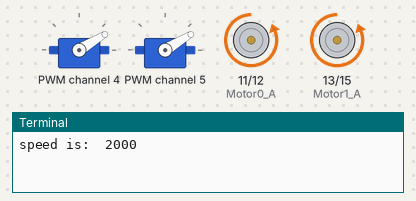
A program run on a simulated Raspberry Pi (header pin numbers). Parts: 2 × servo, motor-driver pin pairs drawn as motors (green arrow = first pin HIGH = forward, orange = second pin HIGH = backward, longer = more drive), the last lines printed to the terminal. System figures (address, load, memory, disk, uptime) are fixed made-up values; servo angles are drawn from the pulse width (0.5 ms = 0°, 2.5 ms = 180°); files that are not in the repository are absent; library files of the repository ran but are not shown: PCA9685.py. At 5.0 s the program stops and its outputs stay as they are.

Above: at 0.1 s.
At 5.1 s:
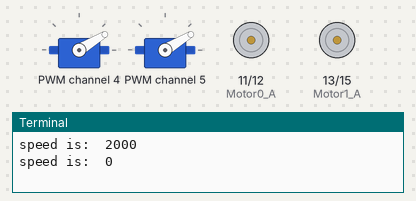
Timing chart, 0 to 6.5 s (numbered marks = the images above):
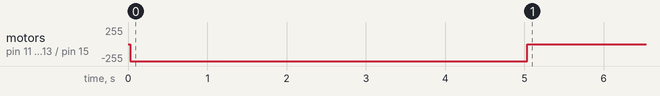

Measured:
- by itself, motor on pin 11 (Motor0_A) / pin 12 (Motor0_B), motor on pin 13 (Motor1_A) / pin 15 (Motor1_B): stopped → backward 255/255 at 0.03 s, → stopped 5.0 s later

The program:

control_motor.py
```python
import RPi.GPIO as GPIO
from time import sleep
import PCA9685 as p
GPIO.setmode(GPIO.BOARD)


# ===========================================================================^M
# Raspberry Pi pin11, 12, 13 and 15 to realize the clockwise/counterclockwise^M
# rotation and forward and backward movements^M
# ===========================================================================^M
Motor0_A = 11  # pin11^M
Motor0_B = 12  # pin12^M
Motor1_A = 13  # pin13^M
Motor1_B = 15  # pin15^M


# ===========================================================================
# Set channel 4 and 5 of the servo driver IC to generate PWM, thus
# controlling the speed of the car
# ===========================================================================
EN_M0    = 4  # servo driver IC CH4
EN_M1    = 5  # servo driver IC CH5

pins = [Motor0_A, Motor0_B, Motor1_A, Motor1_B]

# Adjust the duty cycle of the square waves output from channel 4 and 5 of
# the servo driver IC, so as to control the speed of the car.
# ===========================================================================
def setSpeed(speed):
        speed *= 40
	#speed *= 80
        print ('speed is: ', speed)
        pwm.write(EN_M0, 0, speed)
        pwm.write(EN_M1, 0, speed)

def setup(busnum=None):
        global forward0, forward1, backward1, backward0
        global pwm
        if busnum == None:
                pwm = p.PWM()                  # Initialize the servo controller.
        else:
                pwm = p.PWM(bus_number=busnum) # Initialize the servo controller.

        pwm.frequency = 60
        forward0 = 'True'
        forward1 = 'True'
        GPIO.setwarnings(False)
        GPIO.setmode(GPIO.BOARD)        # Number GPIOs by its physical location
        try:
                for line in open("config"):
                        if line[0:8] == "forward0":
                                forward0 = line[11:-1]
                        if line[0:8] == "forward1":
                                forward1 = line[11:-1]
        except:
                pass
        if forward0 == 'True':
                backward0 = 'False'
        elif forward0 == 'False':
                backward0 = 'True'
        if forward1 == 'True':
                backward1 = 'False'
        elif forward1 == 'False':
                backward1 = 'True'
        for pin in pins:
                GPIO.setup(pin, GPIO.OUT)   # Set all pins' mode as output
        for pin in pins:
                GPIO.output(pin, GPIO.LOW)   # Set all pins' mode as output

# ===========================================================================
# Control the DC motor to make it rotate clockwise, so the car will
# move forward.
# ===========================================================================

def motor0(x):
        if x == 'True':
                GPIO.output(Motor0_A, GPIO.LOW)
                GPIO.output(Motor0_B, GPIO.HIGH)
        elif x == 'False':
                GPIO.output(Motor0_A, GPIO.HIGH)
                GPIO.output(Motor0_B, GPIO.LOW)
        else:
                print ('Config Error')

def motor1(x):
        if x == 'True':
                GPIO.output(Motor1_A, GPIO.LOW)
                GPIO.output(Motor1_B, GPIO.HIGH)
        elif x == 'False':
                GPIO.output(Motor1_A, GPIO.HIGH)
                GPIO.output(Motor1_B, GPIO.LOW)

def forward():
        motor0(forward0)
        motor1(forward1)

def backward():
        motor0(backward0)
        motor1(backward1)

def forwardWithSpeed(spd = 50):
        setSpeed(spd)
        motor0(forward0)
        motor1(forward1)

def backwardWithSpeed(spd = 50):
        setSpeed(spd)
        motor0(backward0)
        motor1(backward1)


def stop():
        setSpeed(0)
        for pin in pins:
                GPIO.output(pin, GPIO.LOW)

if __name__ == '__main__':
        setup()
        setSpeed(50)
        forward()
        sleep(5)
        #backward()
        stop()
```
